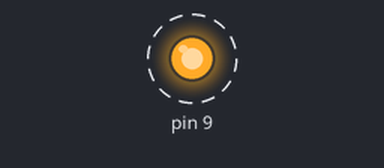
Bench run of a sketch on a simulated Arduino Uno, built with avr-gcc and run on an emulated ATmega328P. On the bench: output pins drawn as LEDs (lit = HIGH). Dashed ring = blinking. What the sketch prints to the serial monitor is not drawn.

Above: at 0.2 s.
Timing chart, 0 to 3.0 s (numbered marks = the images above):
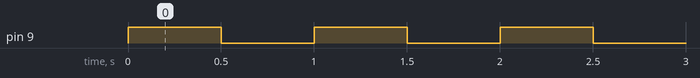

The sketch:

Subrutines_and_Breadcrumbs.ino
```cpp
void setup()
{
  Serial.begin(9600);
  //setup
pinMode(9,OUTPUT);
  Serial.print("setting up...");
}

void loop()
{
  //inintializing the subrutine
  Serial.print("starting redblink...");
   myfirstsub();
  Serial.print("...redblink finished");
}


void myfirstsub()
  {
    //blinking red for 1/2 a second
  digitalWrite( 9, HIGH);
  delay(500);
  digitalWrite( 9, LOW);
  delay(500);
  Serial.print("...redblink...");
  }
```

Measured:
- by itself, pin 9: alternates HIGH for 0.50 s and LOW for 0.50 s
